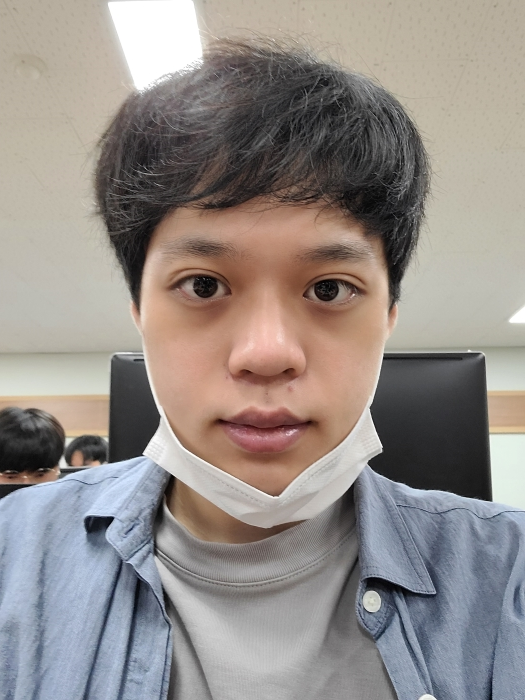
#> input picture image/jsw.jpg, 525 x 700 px
$ python gender_detect.py
#> lines starting #> are read from the running program, lines starting #| are printed output that depends on the picture
### util/CommUtils.py
import numpy as np, cv2

# 이미지 기울기 보정을 위한 함수
# 인자값1 : 원본이미지 / 인자값2 : 얼굴 중심 좌표 / 인자값3 : 양쪽 눈 중심 좌표
def doCorrectionImage(image, face_center, eye_centers):

    # 양쪽 눈 좌표
    pt0, pt1 = eye_centers

    if pt0[0] > pt1[0]: pt0, pt1 = pt1, pt0

    # 두 좌표간 차분 계산
    dx, dy = np.subtract(pt1, pt0).astype(float)

    # 역탄젠트로 기울기 계산
    angle = cv2.fastAtan2(dy, dx)

    # 계산된 기울기만큼 이미지 회전
    rot = cv2.getRotationMatrix20(face_center, angle, 1)

    # 회전된 이미지를 원래 이미지 크기로 자르기
    size = image.shape[1::-1]

    # 보정된 이미지 생성
    correction_image = cv2.warpAffine(image, rot, size, cv2.INTER_CUBIC)

    # 눈 위치 보정
    eye_centers = np.expand_dims(eye_centers, axis=0)
    correction_centers = cv2.transform(eye_centers, rot)
    correction_centers = np.squeeze(correction_centers, axis=0)

    return correction_image, correction_centers

### gender_detect.py
# 생성한 CommUtils에 정의한 함수를 사용하기 위해 사용
from util.CommUtils import *
import cv2

# 인식률을 높이기 위한 전처리
def preprocessing():
    # 분석하기 위한 이미지 불러오기
    image = cv2.imread("image/jsw.jpg", cv2.IMREAD_COLOR)
#> image is the input picture: shape (700, 525, 3); mean B, G, R 136.9, 141, 148.1

    # 이미지가 존재하지 안으면, 에러 반환
    if image is None: return None, None

    # 이미지 크기 사이즈 변경하기
    image = cv2.resize(image, (700, 700))
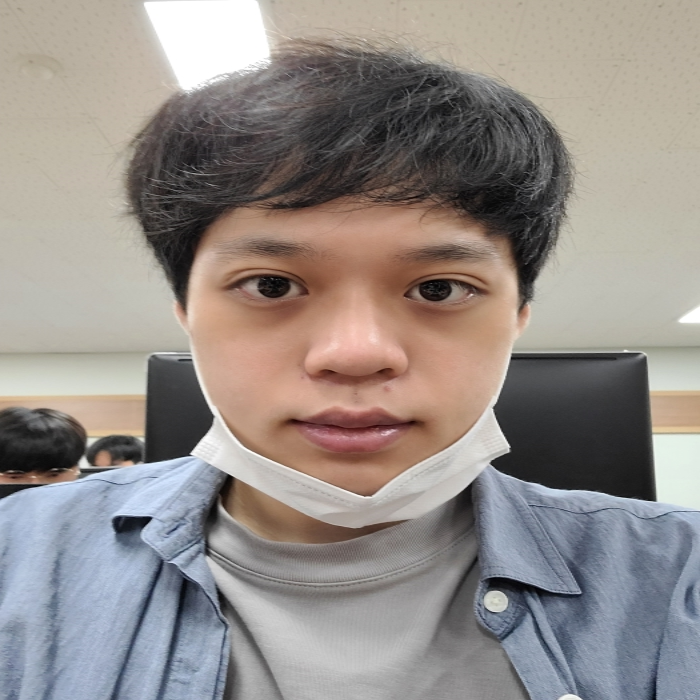
#> image: shape (700, 700, 3); mean B, G, R 136.9, 141, 148.2

    # 흑백사진으로 변경
    gray = cv2.cvtColor(image, cv2.COLOR_BGR2GRAY)
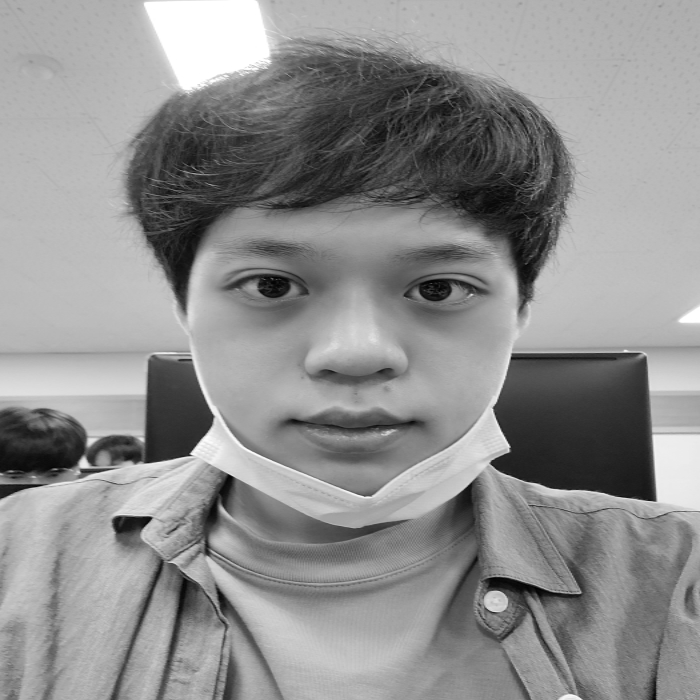
#> gray: shape (700, 700); min 1, max 255, mean 142.7

    # 변환한 흑백사진으로부터 히스토그램 평활화
    gray = cv2.equalizeHist(gray)
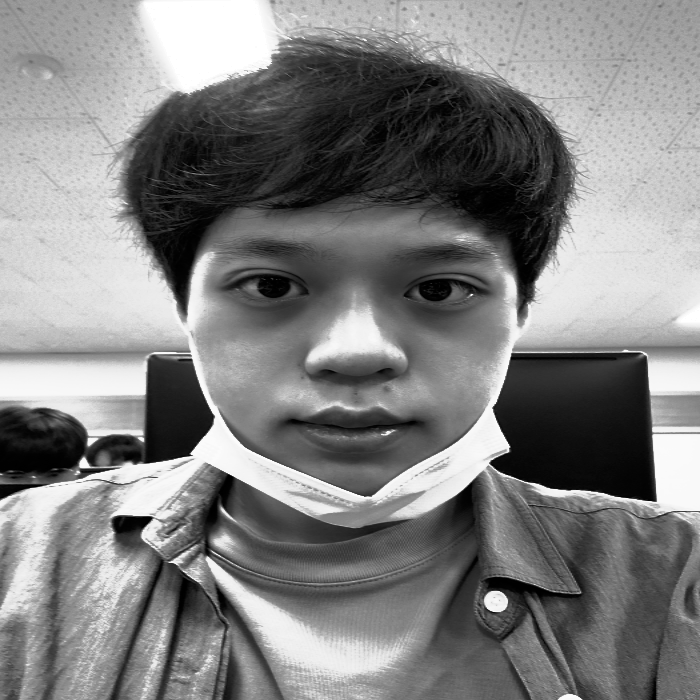
#> gray: shape (700, 700); min 0, max 255, mean 128.6

    return image, gray


# 학습된 얼굴 정면검출기 사용하기
face_cascade = cv2.CascadeClassifier("data/haarcascade_frontalface_alt2.xml")

# 학습된 눈 검출기 사용하기
eye_cascade = cv2.CascadeClassifier("data/haarcascade_eye_tree_eyeglasses.xml")

# 인식률을 높이기 위한 전처리 함수 호출
image, gray = preprocessing()  # 전처리

if image is None: raise Exception("사진 파일 읽기 에러")

# 얼굴 검출 수행(정확도 높이는 방법의 아래 파라미터를 조절함)
# 얼굴 검출은 히스토그램 평황화한 이미지 사용
# scaleFactor : 1.1
# minNeighbors : 인근 유사 픽셀 발견 비율이 2번 이상
# flags : 0 => 더이상 사용하지 않는 인자값
# 분석할 이미지의 최소 크기 : 가로 100, 세로 100
faces = face_cascade.detectMultiScale(gray, 1.1, 2, 0, (100, 100))
#> faces = [[167, 148, 367, 367]]

# 얼굴이 검출 되었다면
if faces.any():

    # 얼굴 위치 값을 가져오기
    x, y, w, h = faces[0]
#> x = 167; y = 148; w = 367; h = 367

    # 원본 이미지로부터 얼굴 영역 가져오기
    face_image = image[y:y + h, x:x + w]
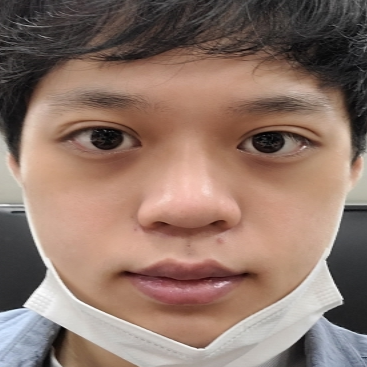
#> face_image: shape (367, 367, 3); mean B, G, R 106.1, 117.7, 142.8

    # 눈 검출 수행하기(정확도 높이는 방법의 아래 파라미터를 조절함)
    # 눈 검출은 얼굴 이미지 영역만 불러와 분석 수행
    # scaleFactor : 1.15
    # minNeighbors : 인근 유사 픽셀 발견 비율이 7번 이상
    # flags : 0 => 더이상 사용하지 않는 인자값
    # 분석할 이미지의 최소 크기 : 가로 25, 세로 20
    eyes = eye_cascade.detectMultiScale(face_image, 1.15, 7, 0, (25, 20))
#> eyes = [[228, 102, 82, 82], [62, 96, 84, 84]]

    # 눈을 찾을 수 있다면,
    if len(eyes) == 2:

        # 얼굴 가운데
        face_center = (int(x + w // 2), int(y + h // 2))
#> face_center = (350, 331)

        # 양쪽 눈 가운데 위치 값 가져오기
        eye_centers = [[x+ex+ew//2, y+ey+eh//2] for ex, ey, ew, eh in eyes]
#> eye_centers = [[436, 291], [271, 286]]

        # 사진의 기울기 보정
        correction_image, correction_center = doCorrectionImage(image, face_center, eye_centers)
#> in doCorrectionImage, `pt0, pt1 = eye_centers`: pt0 = [436, 291]; pt1 = [271, 286]
#> in doCorrectionImage, `if pt0[0] > pt1[0]: pt0, pt1 = pt1, pt0`: pt1 = [436, 291]
#> in doCorrectionImage, `dx, dy = np.subtract(pt1, pt0).astype(float)`: dx = 165; dy = 5
#> in doCorrectionImage, `angle = cv2.fastAtan2(dy, dx)`: angle = 1.74
#> (the run stopped early here; a loop or call above may not have finished)
